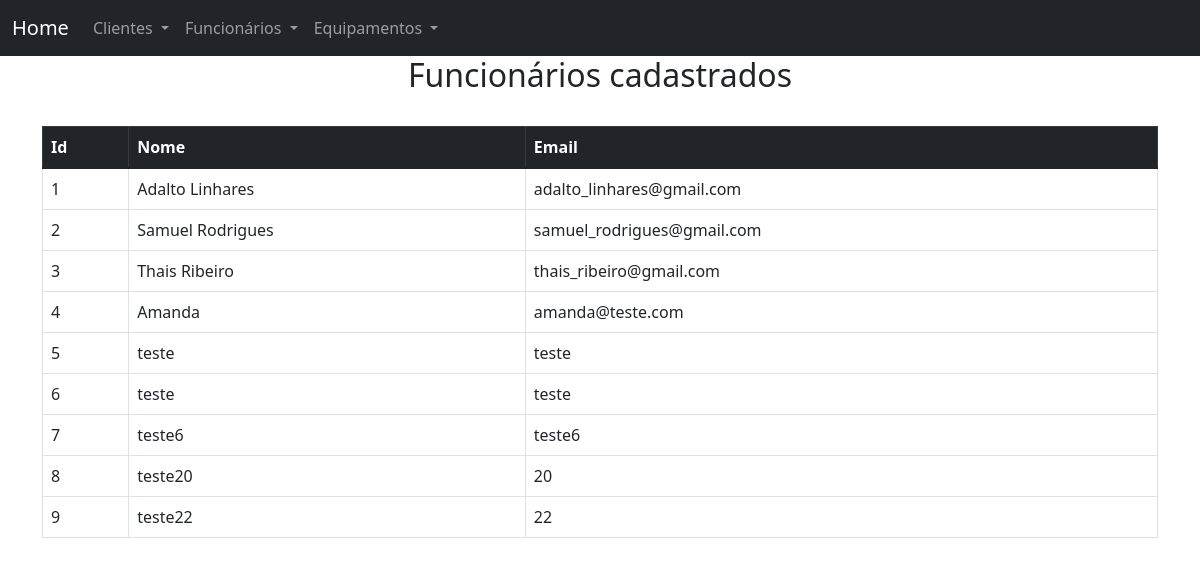
The app's page /consultafuncionarios, older data.
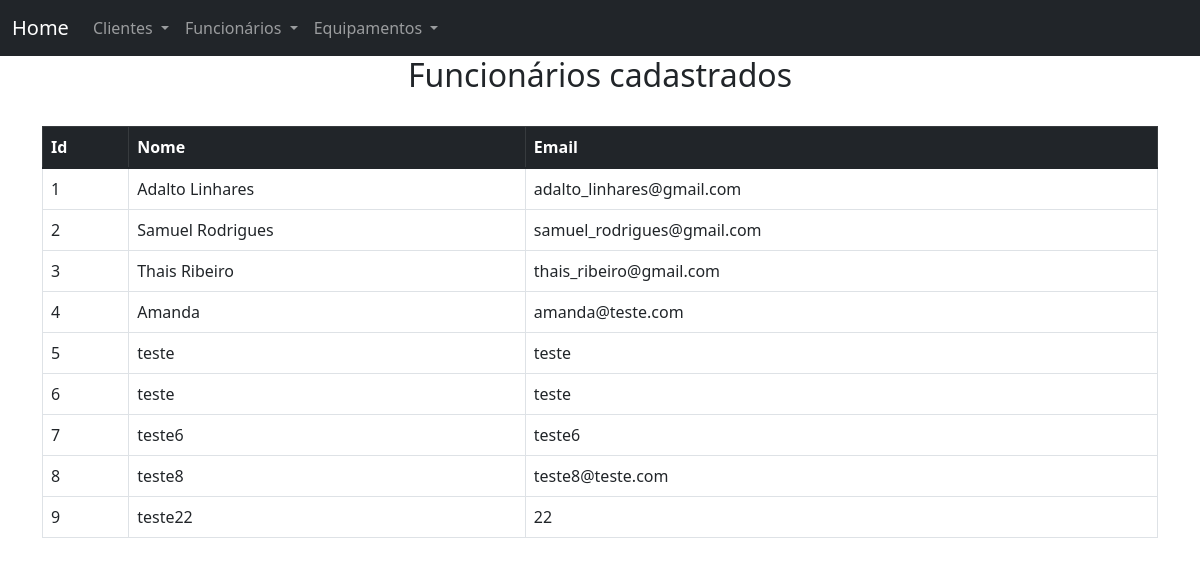
The same page, newer data.
### main.py (models this page shows, shortened)
class Funcionarios(db.Model):
    id_funcionario = db.Column(db.Integer, primary_key=True)
    name = db.Column(db.String(80), nullable=False)
    email = db.Column(db.String(120), nullable=False)
    senha = db.Column(db.String(12), nullable=False)

### main.py (the view)
@app.route('/consultafuncionarios')
def consulta_funcionarios():
    funcionarios = Funcionarios.query.all()
    return render_template('consultafuncionarios.html', funcionarios=funcionarios)

### templates/consultafuncionarios.html
{% extends "base.html" %}
{% block conteudo %}
    <h2 style="text-align: center;">Funcionários cadastrados</h2>
<br>
<table class="table table-bordered table-hover">
    <thead class="table-dark">
        <tr>
          <th scope="col">Id</th>
          <th scope="col">Nome</th>
          <th scope="col">Email</th>
        </tr>
    </thead>
    <tbody>
        {% for funcionarios in funcionarios %}
        <tr>
            <td>{{ funcionarios.id_funcionario }}</td>
            <td>{{ funcionarios.name }}</td>
            <td>{{ funcionarios.email }}</td>
        </tr>
        {% endfor %}
    </tbody>
</table>
{% endblock conteudo %}

Row changes from the older to the newer data that the page shows:
changed Funcionarios id 8: name "teste20" → "teste8"; email "20" → "teste8@teste.com"
